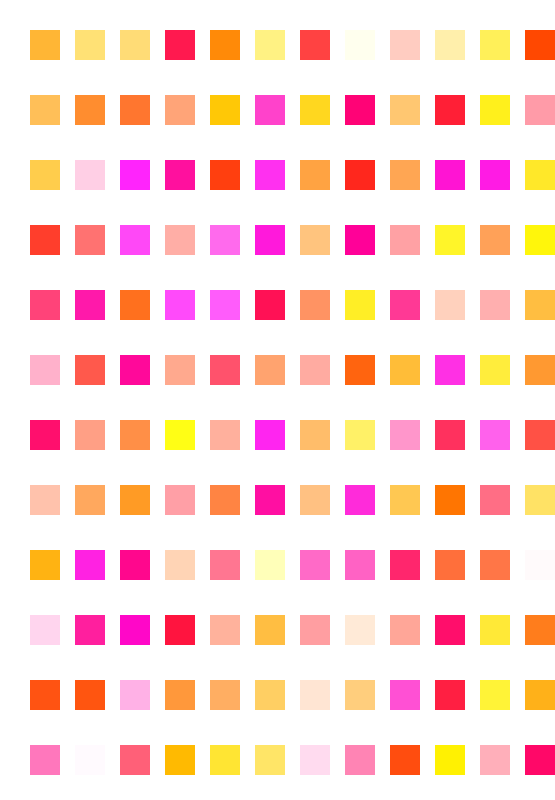
Frame 1 (no input)
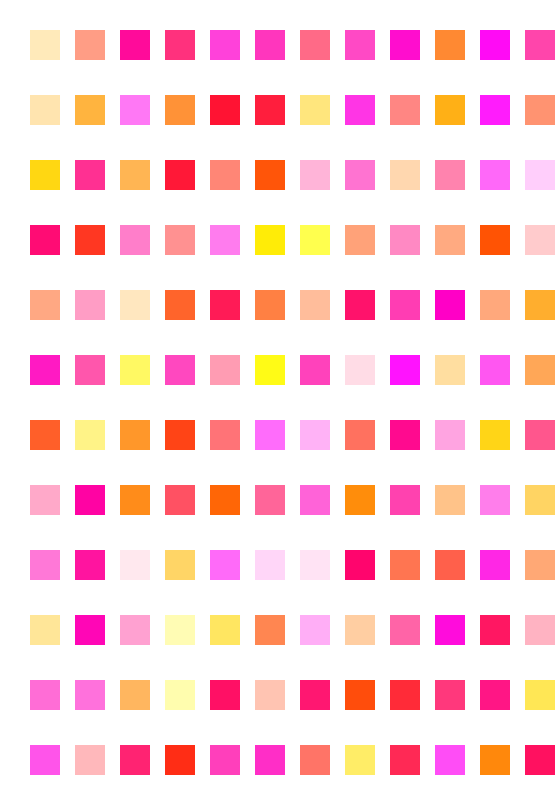
Frame 60 (no input)
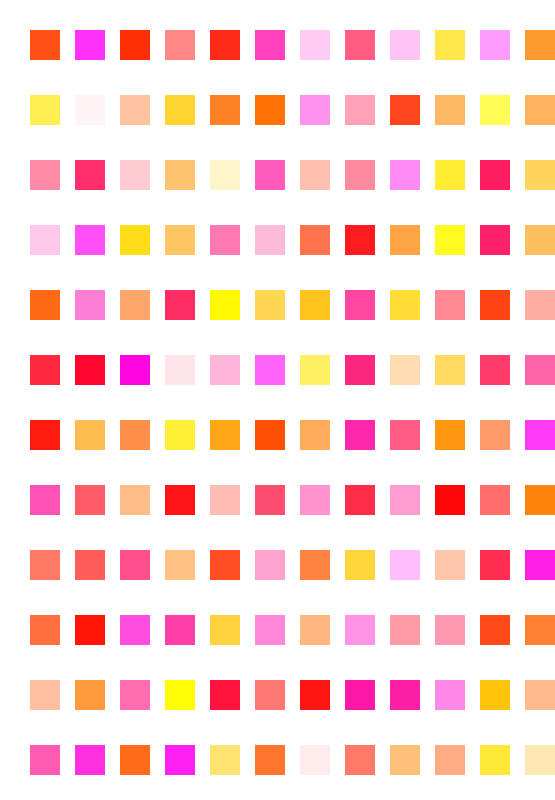
Frame 120 (the mouse pressed at the canvas centre since frame 60)

The p5.js sketch that drew these frames (run headless with seeded random() and noise() and a simulated clock; from frame 60 on, the mouse is pressed at the canvas centre):

// p5.js sketch
// ── sketch.js

function setup() {
  createCanvas(555, 800);
noCursor();
}

function draw() {
  background(255);
  noStroke();
    
for(var x = 30; x <= width; x+=45){
     for(var y = 30; y <= height; y+=65){ 
    fill((255), random(255),random(255));
    rect(x, y, 30, 30);
    }
}
    }
